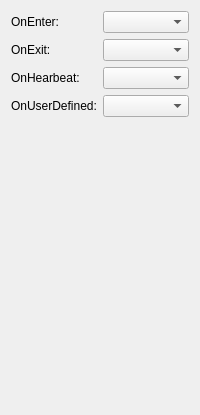
      <widget class="QWidget" name="tab_4">
       <attribute name="title">
        <string>Scripts</string>
       </attribute>
       <layout class="QVBoxLayout" name="verticalLayout_10">
        <item>
         <layout class="QFormLayout" name="formLayout_12">
          <item row="0" column="0">
           <widget class="QLabel" name="label_36">
            <property name="text">
             <string>OnEnter:</string>
            </property>
           </widget>
          </item>
          <item row="0" column="1">
           <widget class="FilterComboBox" name="onEnterSelect">
            <property name="toolTip">
             <string>OnEnter (GFF: OnEnter). CResRef. Script fired when creature enters area. Modders: use for spawn triggers, ambushes, or area-specific logic.</string>
            </property>
           </widget>
          </item>
          <item row="1" column="0">
           <widget class="QLabel" name="label_37">
            <property name="text">
             <string>OnExit:</string>
            </property>
           </widget>
          </item>
          <item row="2" column="0">
           <widget class="QLabel" name="label_38">
            <property name="text">
             <string>OnHearbeat:</string>
            </property>
           </widget>
          </item>
          <item row="3" column="0">
           <widget class="QLabel" name="label_39">
            <property name="text">
             <string>OnUserDefined:</string>
            </property>
           </widget>
          </item>
          <item row="1" column="1">
           <widget class="FilterComboBox" name="onExitSelect">
            <property name="toolTip">
             <string>OnExit (GFF: OnExit). CResRef. Script fired when creature leaves area.</string>
            </property>
           </widget>
          </item>
          <item row="2" column="1">
           <widget class="FilterComboBox" name="onHeartbeatSelect">
            <property name="toolTip">
             <string>OnHeartbeat (GFF: OnHeartbeat). CResRef. Script fired every 6 seconds while area is loaded. Modders: use for periodic checks, ambient effects, or respawn logic.</string>
            </property>
           </widget>
          </item>
          <item row="3" column="1">
           <widget class="FilterComboBox" name="onUserDefinedSelect">
            <property name="toolTip">
             <string>OnUserDefined (GFF: OnUserDefined). CResRef. Script fired on user-defined events. Modders: triggered via AssignCommand or similar; use for custom triggers.</string>
            </property>
           </widget>
          </item>
         </layout>
        </item>
        <item>
         <spacer name="verticalSpacer_5">
          <property name="orientation">
           <enum>Qt::Vertical</enum>
          </property>
          <property name="sizeHint" stdset="0">
           <size>
            <width>20</width>
            <height>287</height>
           </size>
          </property>
         </spacer>
        </item>
       </layout>
      </widget>
